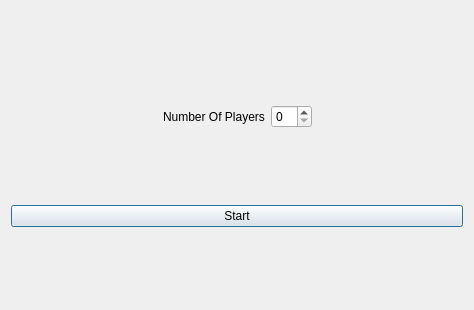
<?xml version="1.0" encoding="UTF-8"?>
<ui version="4.0">
 <class>number_of_players</class>
 <widget class="QDialog" name="number_of_players">
  <property name="geometry">
   <rect>
    <x>0</x>
    <y>0</y>
    <width>474</width>
    <height>310</height>
   </rect>
  </property>
  <property name="sizePolicy">
   <sizepolicy hsizetype="Fixed" vsizetype="Fixed">
    <horstretch>0</horstretch>
    <verstretch>0</verstretch>
   </sizepolicy>
  </property>
  <property name="windowTitle">
   <string>Dialog</string>
  </property>
  <layout class="QVBoxLayout" name="verticalLayout_2">
   <item>
    <spacer name="verticalSpacer_2">
     <property name="orientation">
      <enum>Qt::Vertical</enum>
     </property>
     <property name="sizeHint" stdset="0">
      <size>
       <width>20</width>
       <height>40</height>
      </size>
     </property>
    </spacer>
   </item>
   <item>
    <layout class="QHBoxLayout" name="horizontalLayout">
     <item>
      <spacer name="horizontalSpacer">
       <property name="orientation">
        <enum>Qt::Horizontal</enum>
       </property>
       <property name="sizeHint" stdset="0">
        <size>
         <width>40</width>
         <height>20</height>
        </size>
       </property>
      </spacer>
     </item>
     <item>
      <layout class="QFormLayout" name="formLayout_2">
       <item row="1" column="0">
        <widget class="QLabel" name="label">
         <property name="text">
          <string>Number Of Players</string>
         </property>
        </widget>
       </item>
       <item row="1" column="1">
        <widget class="QSpinBox" name="NoPlayers"/>
       </item>
       <item row="2" column="0" colspan="2">
        <spacer name="verticalSpacer_3">
         <property name="orientation">
          <enum>Qt::Vertical</enum>
         </property>
         <property name="sizeHint" stdset="0">
          <size>
           <width>20</width>
           <height>40</height>
          </size>
         </property>
        </spacer>
       </item>
      </layout>
     </item>
     <item>
      <spacer name="horizontalSpacer_2">
       <property name="orientation">
        <enum>Qt::Horizontal</enum>
       </property>
       <property name="sizeHint" stdset="0">
        <size>
         <width>40</width>
         <height>20</height>
        </size>
       </property>
      </spacer>
     </item>
    </layout>
   </item>
   <item>
    <layout class="QVBoxLayout" name="verticalLayout_3">
     <item>
      <widget class="QPushButton" name="pushButton">
       <property name="text">
        <string>Start</string>
       </property>
      </widget>
     </item>
     <item>
      <spacer name="verticalSpacer">
       <property name="orientation">
        <enum>Qt::Vertical</enum>
       </property>
       <property name="sizeHint" stdset="0">
        <size>
         <width>20</width>
         <height>40</height>
        </size>
       </property>
      </spacer>
     </item>
    </layout>
   </item>
  </layout>
 </widget>
 <resources/>
 <connections>
  <connection>
   <sender>pushButton</sender>
   <signal>clicked()</signal>
   <receiver>number_of_players</receiver>
   <slot>numberOfUsers()</slot>
   <hints>
    <hint type="sourcelabel">
     <x>175</x>
     <y>222</y>
    </hint>
    <hint type="destinationlabel">
     <x>108</x>
     <y>175</y>
    </hint>
   </hints>
  </connection>
 </connections>
 <slots>
  <slot>numberOfUsers()</slot>
 </slots>
</ui>
